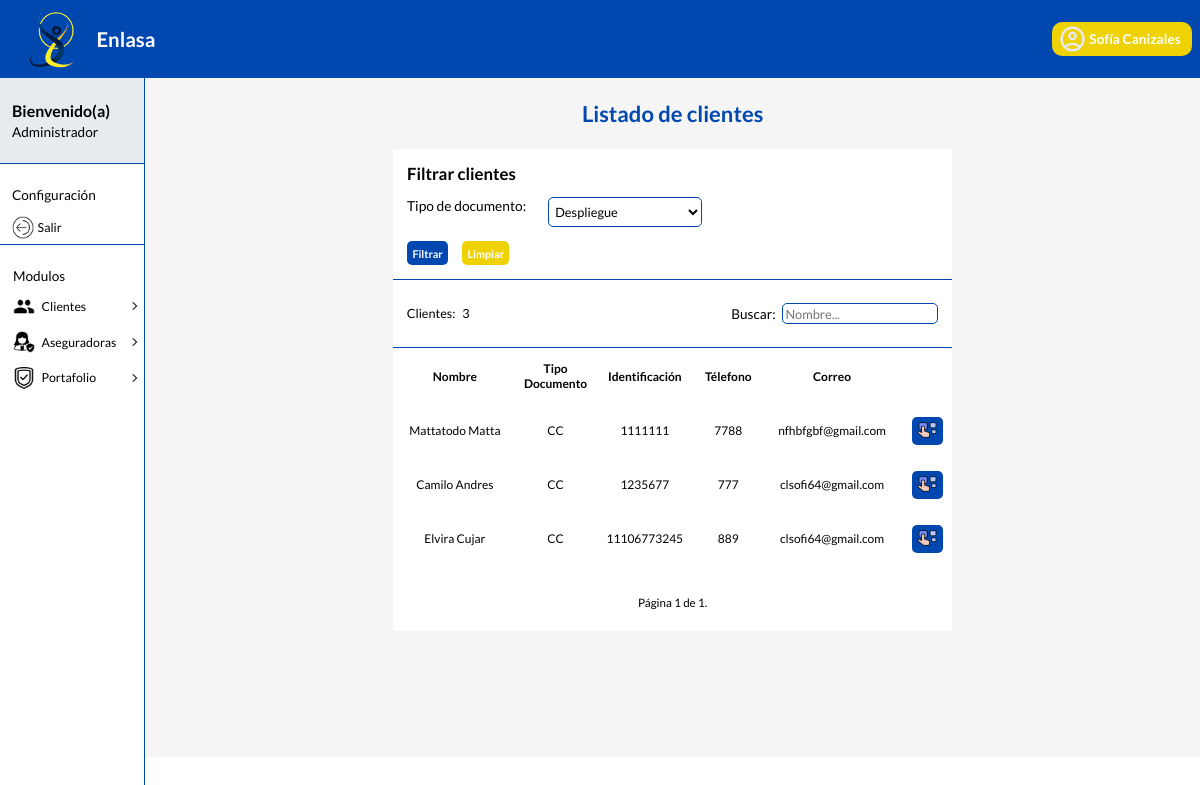
/admin_dashboard/clients/ (signed in), run on an earlier commit of the app's database.
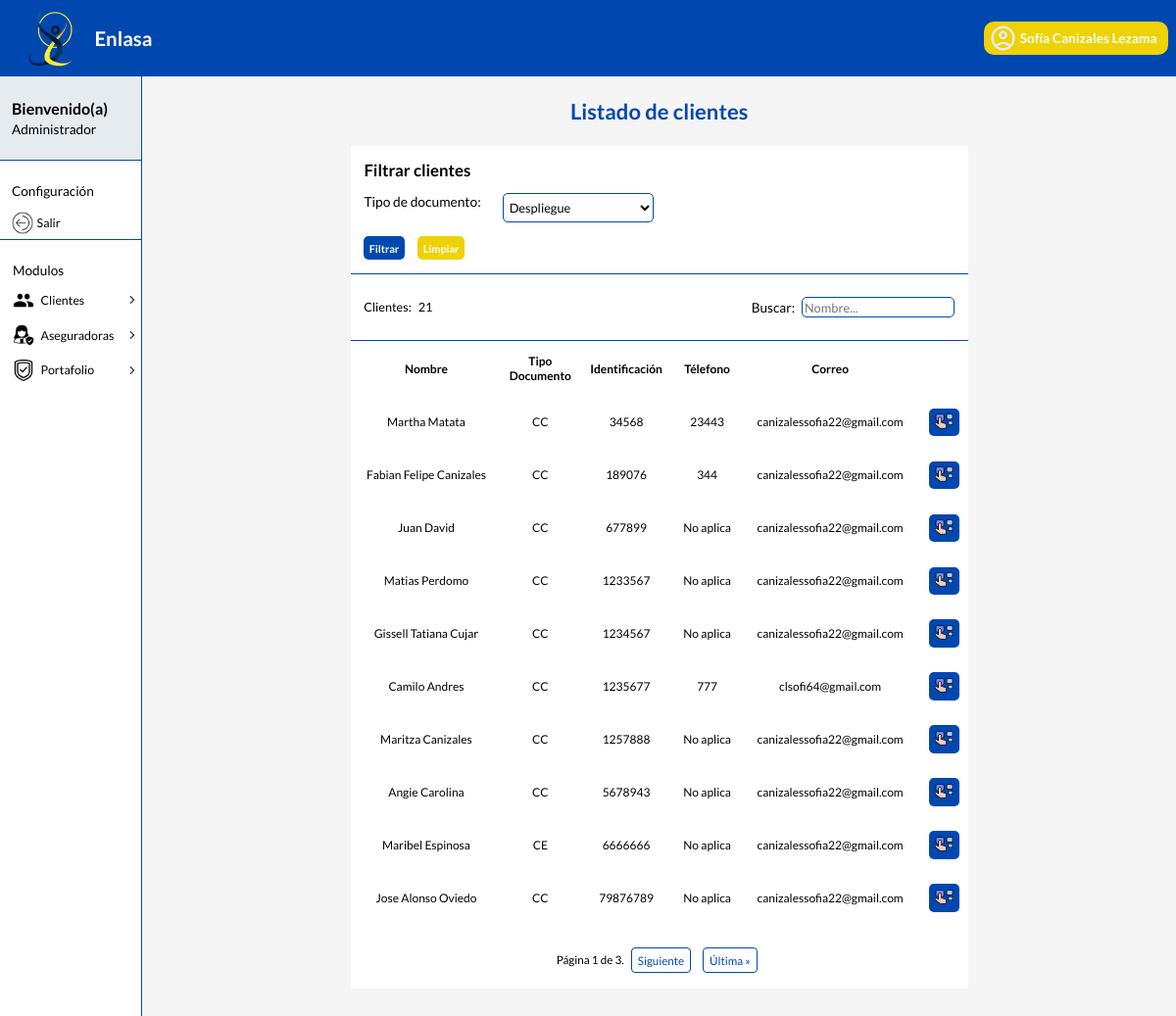
And on a later commit of the database.
### home/models.py (models this page shows, shortened)
class  Usuario(AbstractBaseUser, PermissionsMixin):
    ROL = [ #creación de la enumeración de tipo de rol
        ('CLIENTE', 'Cliente'),
        ('GERENTE', 'Gerente'),
        ('ADMINISTRADOR', 'Administrador')
    ]
    num_documento = models.IntegerField( primary_key = True, unique=True)
    rol = models.CharField(max_length = 14, choices = ROL)
    nombre = models.CharField(max_length = 50)
    email = models.EmailField(max_length = 50)
    password = models.CharField(max_length = 8)
    REQUIRED_FIELDS = ['rol']
    USERNAME_FIELD = 'num_documento'
    objects = UsuarioManager()

class Cliente(models.Model):
    TIPO_DOCUMENTO = [ #creación de la enumeración de tipo de documento
        ('CC', 'Cédula'),
        ('NIT', 'NIT'),
        ('PA', 'Pasaporte'),
        ('CE', 'Cédula de extranjería'),
    ]
    num_documento = models.IntegerField( primary_key = True)
    tipo_documento = models.CharField(max_length = 3, choices = TIPO_DOCUMENTO)
    nombre = models.CharField(max_length = 50)
    telefono = models.CharField(max_length = 50, null = True)
    celular = models.CharField(max_length = 50, default = 1)
    ciudad = models.CharField(max_length = 25)
    direccion = models.CharField(max_length = 50)
    email = models.CharField(max_length = 50)

### home/views.py (the view)
# urls.py: path('admin_dashboard/clients/', views.show_clients, name='show_clients'),
@login_required
def show_clients(request):
    clients = Cliente.objects.all()
    if request.method == 'GET': #obtener datos del formulario cuando se vaya a filtrar
        type_document = request.GET.get('typeDocument')
        if type_document:
            clients = Cliente.objects.filter(tipo_documento = type_document) #clientes filtrados
    paginator = Paginator(clients, 10)
    page_number = request.GET.get('page')
    try:
        clients_page = paginator.page(page_number)
    except PageNotAnInteger:
        clients_page = paginator.page(1)
    except EmptyPage:
        clients_page = paginator.page(paginator.num_pages)
    return render(request, 'admin/show_clients.html', {'page_obj': clients_page})

### home/templates/admin/show_clients.html (shortened to what this page needs)
{% extends 'layouts/baseAdmin.html' %}
{% load static %}
{% block content %}
<section id="clientes">
    <h3>Listado de clientes</h3>
</section>
<div id="general">
    <form class="filtrar" method="get">
        <section>
            <h4>Filtrar clientes</h4>
        </section>
        <div class="filtrar-items">
            <label for="typeDocument">Tipo de documento:</label>
            <select name="typeDocument">
                <option value="">Despliegue</option>
            </select>
        </div>
        <section class="buttons">
            <button type="submit"><strong>Filtrar</strong></button>
            <button id="button-color-other"><strong>Limpiar</strong></button>
        </section>
    </form>
    <section id="buscar">
        <section>
            <p>Clientes:</p>
            <p id="count">{{ page_obj.paginator.count }}</p>
        </section>
        <section>
            <label for="buscar">Buscar:</label>
            <input name="buscar" type="text" placeholder="Nombre..."></input>
        </section>
    </section>
    <table>
        <thead class="polizas">
            <tr>
                <th>Nombre</th>
                <th>Tipo Documento</th>
                <th class="space">Identificación</th>
                <th>Télefono</th>
                <th>Correo</th>
            </tr>
        </thead>
        <tbody class="polizas">
            {% for client in page_obj %}
            <tr id="datos">
                <td>{{ client.nombre }}</td>
                <td class="space">{{ client.tipo_documento }}</td>
                <td>{{ client.num_documento }}</td>
                {% if client.telefono ==  '' %}
                <td>No aplica</td>
                {% else %}
                <td>{{ client.telefono }}</td>
                {% endif %}
                <td>{{ client.email }}</td>
                <td>
                    <div class="boton-menu">
                        <button class="options boton">
                            <img class="icon" src="{% static 'assets/opciones2.png' %}">
                        </button>
                            {% url 'edit_client' client.num_documento as url_edit_client %}
                            {% url 'delete_client' client.num_documento as url_delete_client %}
                    </div>
                </td>
            </tr>
            {% endfor %}
        </tbody>
    </table>
    <div class="pagination">
        <span class="step-links">
            <span class="current">
                Página {{ page_obj.number }} de {{ page_obj.paginator.num_pages }}.
            </span>
            {% if  page_obj.has_next %}
              <a href="?page={{ page_obj.next_page_number }}&typeDocument={{ request.GET.typeDocument }}">Siguiente</a>
              <a href="?page={{ page_obj.paginator.num_pages }}&typeDocument={{ request.GET.typeDocument }}">Última &raquo;</a>
            {% endif %}
        </span>
    </div>
</div>
{% endblock %}

### home/templates/layouts/baseAdmin.html (shortened to what this page needs)
{% load static %}
<!DOCTYPE html>
<html lang="en">
<head>
    <link rel="stylesheet" href="{% static 'css/principal.css' %}">
    <link rel="stylesheet" href="{% static 'css/tables.css' %}">
    <link rel="stylesheet" href="{% static 'css/verPerfil.css' %}">
    <link rel="stylesheet" href="{% static 'css/forms.css' %}">
</head>
<body>
    <header>
        <section>
            <figure>
                <img src="{% static 'assets/iconoLogo.png' %}" alt="logo">
            </figure>
            <h1>Enlasa</h1>
        </section>
        <button id="miBoton" class="icono1">
            <img src="{% static 'assets/icono1.png' %}"  alt="icono">
            <span><strong>{{ user.nombre }}</strong></span>
        </button>
    </header>
    <div class="lyout">
        <nav id="nav" class="cerrado">
            <section class="rol">
                <h3>Bienvenido(a)</h3>
                <p>Administrador</p>
            </section>
            <section class="confi">
                <p class="p" >Configuración</p>
                <button class="icono2" id="boton-logout">
                    <figure>
                        <img src="{% static 'assets/out.png' %}"  alt="icono">
                    </figure>
                    <p>Salir</p>
                </button>
            </section>
            <ul class="list">
                <p>Modulos</p>
                <li class="list_item list_item--click">
                    <div class="list_button list_button--click">
                        <img src="{% static 'assets/people.png' %}"   class="list_img">
                        <a href="#" class="nav_link">Clientes</a>
                        <img src="{% static 'assets/arrow.png' %}"   class="list_arrow">
                    </div>
                </li>
                <li class="list_item list_item--click">
                    <div class="list_button list_button--click">
                        <img src="{% static 'assets/insuHome.png' %}"  class="list_img">
                        <a href="#" class="nav_link">Aseguradoras</a>
                        <img src="{% static 'assets/arrow.png' %}"   class="list_arrow">
                    </div>
                </li>
                <li class="list_item list_item--click">
                    <div class="list_button list_button--click">
                        <img src="{% static 'assets/insurance.png' %}"  class="list_img">
                        <a href="#" class="nav_link">Portafolio</a>
                        <img src="{% static 'assets/arrow.png' %}"   class="list_arrow">
                    </div>
                </li>
               </ul>
        </nav>
        <main>
            {% block content %}
            {% endblock %}
        </main>
    </div>
</body>
</html>

What changed in the data, as far as the page shows it:
removed Cliente: nombre "Mattatodo Matta", tipo_documento "CC", num_documento "1111111", telefono "7788", email "nfhbfgbf@gmail.com"
no longer on this page (row unchanged): Cliente: nombre "Elvira Cujar", tipo_documento "CC", num_documento "11106773245", telefono "889", email "clsofi64@gmail.com"
changed Usuario: nombre "Sofía Canizales" → "Sofía Canizales Lezama"
added Cliente: nombre "Martha Matata", tipo_documento "CC", num_documento "34568", telefono "23443", email "canizalessofia22@gmail.com"
added Cliente: nombre "Fabian Felipe Canizales", tipo_documento "CC", num_documento "189076", telefono "344", email "canizalessofia22@gmail.com"
added Cliente: nombre "Juan David", tipo_documento "CC", num_documento "677899", telefono "No aplica", email "canizalessofia22@gmail.com"
added Cliente: nombre "Matias Perdomo", tipo_documento "CC", num_documento "1233567", telefono "No aplica", email "canizalessofia22@gmail.com"
added Cliente: nombre "Gissell Tatiana Cujar", tipo_documento "CC", num_documento "1234567", telefono "No aplica", email "canizalessofia22@gmail.com"
added Cliente: nombre "Maritza Canizales", tipo_documento "CC", num_documento "1257888", telefono "No aplica", email "canizalessofia22@gmail.com"
added Cliente: nombre "Angie Carolina", tipo_documento "CC", num_documento "5678943", telefono "No aplica", email "canizalessofia22@gmail.com"
added Cliente: nombre "Maribel Espinosa", tipo_documento "CE", num_documento "6666666", telefono "No aplica", email "canizalessofia22@gmail.com"
added Cliente: nombre "Jose Alonso Oviedo", tipo_documento "CC", num_documento "79876789", telefono "No aplica", email "canizalessofia22@gmail.com"
Also different on the page:
{{ page_obj.paginator.count }}: "3" → "21"
{{ page_obj.paginator.num_pages }}: "1" → "3"
text now shown: "Siguiente Última »"
